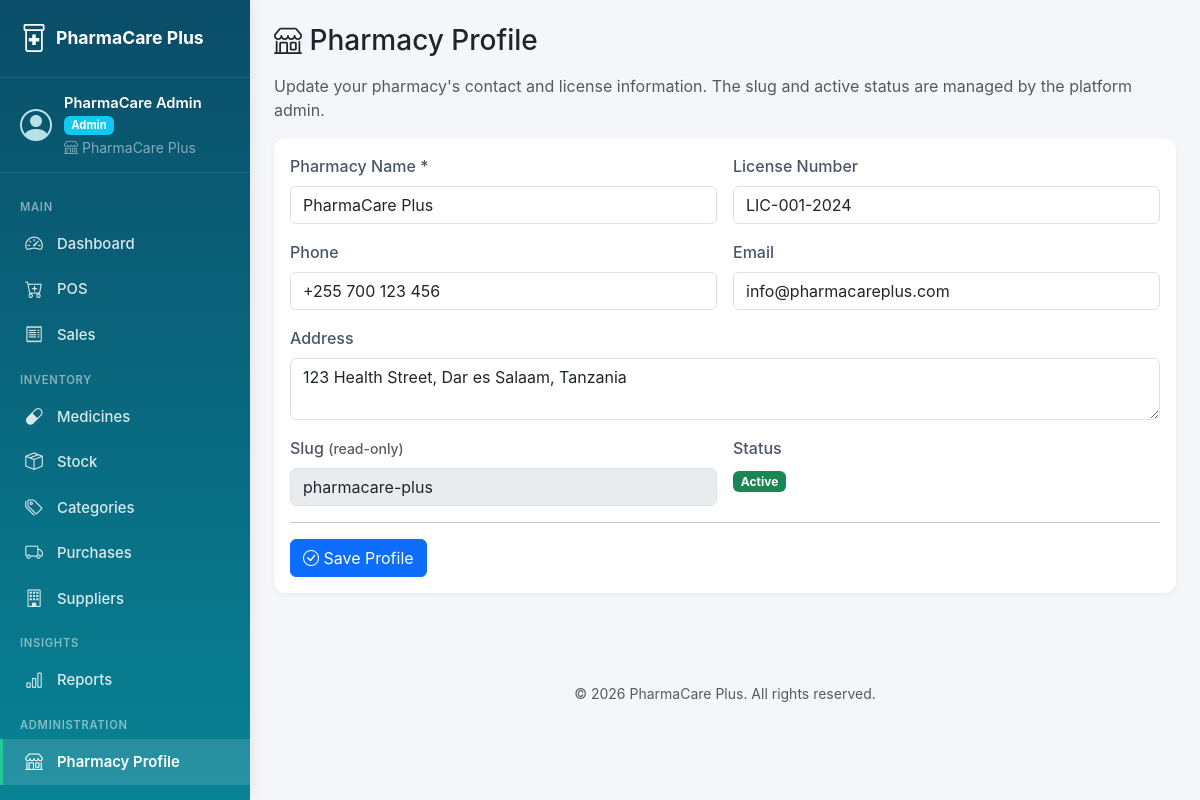
/index.php?page=pharmacies&action=profile (signed in), run on the app's committed database.
### tables this page shows
CREATE TABLE pharmacies (
    id INT AUTO_INCREMENT PRIMARY KEY,
    name VARCHAR(150) NOT NULL,
    slug VARCHAR(80) UNIQUE NOT NULL,
    license_number VARCHAR(80),
    address VARCHAR(255),
    phone VARCHAR(30),
    email VARCHAR(120),
    logo_path VARCHAR(255),
    api_key VARCHAR(64) UNIQUE,
    is_active TINYINT(1) DEFAULT 1,
    created_at TIMESTAMP DEFAULT CURRENT_TIMESTAMP,
    updated_at TIMESTAMP DEFAULT CURRENT_TIMESTAMP ON UPDATE CURRENT_TIMESTAMP
);

### controllers/PharmacyController.php (called while the page is built, shortened)
<?php
require_once __DIR__ . '/../models/Pharmacy.php';
class PharmacyController {
    private $pharmacy;
    public function __construct($db) {
        $this->pharmacy = new Pharmacy($db);
    }
    public function profile() {
        $pid = currentPharmacyId();
        $pharmacy = $this->pharmacy->find($pid);
        require __DIR__ . '/../views/pharmacies/profile.php';
    }
}

### index.php (called while the page is built, shortened)
<?php
require_once __DIR__ . '/config/config.php';
$db = (new Database())->getConnection();
$action = $_GET['action'] ?? 'index';
$controller = new $controllerName($db);
$methodMap = [
    'index'         => 'index',
    'create'        => 'create',
    'store'         => 'store',
    'edit'          => 'edit',
    'update'        => 'update',
    'delete'        => 'delete',
    'show'          => 'show',
    'invoice'       => 'invoice',
    'pos'           => 'pos',
    'sales'         => 'sales',
    'inventory'     => 'inventory',
    'expiry'        => 'expiry',
    'adjust'        => 'adjust',
    'storeAdjust'   => 'storeAdjust',
    'ajaxSearch'    => 'ajaxSearch',
    'ajaxBarcode'   => 'ajaxBarcode',
    'toggle'        => 'toggle',
    'rotateKey'     => 'rotateKey',
    'profile'           => 'profile',
    'updateProfile'     => 'updateProfile',
    'exportSalesPdf'    => 'exportSalesPdf',
    'exportInventoryPdf'=> 'exportInventoryPdf',
    'exportExpiryPdf'   => 'exportExpiryPdf',
];
$method = $methodMap[$action] ?? 'index';
$controller->$method();

### config/config.php (called while the page is built, shortened)
<?php
function url($path = '') {
    return BASE_URL . '/' . ltrim($path, '/');
}
function sanitize($value) {
    return htmlspecialchars(trim((string)$value), ENT_QUOTES, 'UTF-8');
}
function isLoggedIn() {
    return isset($_SESSION['user_id']);
}
function currentUser() {
    return [
        'id'            => $_SESSION['user_id'],
        'username'      => $_SESSION['username']      ?? '',
        'full_name'     => $_SESSION['full_name']     ?? '',
        'role'          => $_SESSION['role']          ?? '',
        'branch_id'     => $_SESSION['branch_id']     ?? null,
        'pharmacy_id'   => $_SESSION['pharmacy_id']   ?? null,
        'pharmacy_name' => $_SESSION['pharmacy_name'] ?? '',
    ];
}
function hasRole($roles) {
    return in_array($_SESSION['role'] ?? '', $roles, true);
}
function isSuperadmin() {
    return hasRole(['superadmin']);
}
function currentPharmacyId() {
    return $_SESSION['pharmacy_id'] ?? null;
}

### models/Pharmacy.php (called while the page is built, shortened)
<?php
class Pharmacy {
    private $db;
    public function __construct($db) {
        $this->db = $db;
    }
    public function find($id) {
        $stmt = $this->db->prepare("SELECT * FROM pharmacies WHERE id = ?");
        $stmt->execute([$id]);
        return $stmt->fetch();
    }
}

### views/pharmacies/profile.php (the view, shortened to what this page needs)
<?php $pageTitle = 'Pharmacy Profile'; require __DIR__ . '/../layouts/header.php'; ?>
<h3 class="mb-3"><i class="bi bi-shop"></i> Pharmacy Profile</h3>
<p class="text-muted">Update your pharmacy's contact and license information. The slug and active status are managed by the platform admin.</p>
<div class="card"><div class="card-body">
<form method="POST" action="<?= url('index.php?page=pharmacies&action=updateProfile') ?>">
    <div class="row g-3">
        <div class="col-md-6"><label class="form-label">Pharmacy Name *</label>
            <input type="text" name="name" class="form-control" required value="<?= sanitize($pharmacy['name'] ?? '') ?>">
        </div>
        <div class="col-md-6"><label class="form-label">License Number</label>
            <input type="text" name="license_number" class="form-control" value="<?= sanitize($pharmacy['license_number'] ?? '') ?>">
        </div>
        <div class="col-md-6"><label class="form-label">Phone</label>
            <input type="text" name="phone" class="form-control" value="<?= sanitize($pharmacy['phone'] ?? '') ?>">
        </div>
        <div class="col-md-6"><label class="form-label">Email</label>
            <input type="email" name="email" class="form-control" value="<?= sanitize($pharmacy['email'] ?? '') ?>">
        </div>
        <div class="col-12"><label class="form-label">Address</label>
            <textarea name="address" class="form-control" rows="2"><?= sanitize($pharmacy['address'] ?? '') ?></textarea>
        </div>
        <div class="col-md-6"><label class="form-label">Slug <small class="text-muted">(read-only)</small></label>
            <input type="text" class="form-control" disabled value="<?= sanitize($pharmacy['slug'] ?? '') ?>">
        </div>
        <div class="col-md-6"><label class="form-label">Status</label>
            <div>
                <?php if ($pharmacy['is_active']): ?>
                    <span class="badge bg-success">Active</span>
                <?php else: ?>
                    <span class="badge bg-secondary">Disabled</span>
                <?php endif; ?>
            </div>
        </div>
    </div>
    <hr>
    <button type="submit" class="btn btn-primary"><i class="bi bi-check-circle"></i> Save Profile</button>
</form>
</div></div>
<?php require __DIR__ . '/../layouts/footer.php'; ?>

### views/layouts/header.php (shortened to what this page needs)
<?php
$u = currentUser();
$currentPage = $_GET['page'] ?? 'dashboard';
$isActive = function($page) use ($currentPage) {
    if (is_array($page)) return in_array($currentPage, $page) ? 'active' : '';
    return $currentPage === $page ? 'active' : '';
};
?>
<!DOCTYPE html>
<html lang="en">
<head>
    <link href="https://cdn.jsdelivr.net/npm/bootstrap@5.3.2/dist/css/bootstrap.min.css" rel="stylesheet">
    <link href="https://cdn.jsdelivr.net/npm/bootstrap-icons@1.11.1/font/bootstrap-icons.css" rel="stylesheet">
    <link href="https://cdn.datatables.net/1.13.8/css/dataTables.bootstrap5.min.css" rel="stylesheet">
    <link href="https://cdn.datatables.net/buttons/2.4.2/css/buttons.bootstrap5.min.css" rel="stylesheet">
    <link href="<?= url('assets/css/style.css') ?>" rel="stylesheet">
</head>
<body>
<div class="app-layout">
    <aside class="app-sidebar" id="appSidebar">
        <div class="sidebar-brand">
            <a href="<?= url('index.php?page=dashboard') ?>" class="text-white text-decoration-none d-flex align-items-center">
                <i class="bi bi-prescription2 fs-3 me-2"></i>
                <span class="fw-bold"><?= APP_NAME ?></span>
            </a>
        </div>
        <div class="sidebar-user">
            <div class="user-avatar"><i class="bi bi-person-circle"></i></div>
            <div class="user-info">
                <div class="user-name"><?= sanitize($u['full_name']) ?></div>
                <div class="user-role">
                    <span class="badge bg-info"><?= sanitize(ucfirst($u['role'])) ?></span>
                </div>
                <?php if (!empty($u['pharmacy_name'])): ?>
                    <div class="user-pharmacy small text-white-50 mt-1">
                        <i class="bi bi-shop"></i> <?= sanitize($u['pharmacy_name']) ?>
                    </div>
                <?php elseif (isSuperadmin()): ?>
                    <div class="user-pharmacy small text-white-50 mt-1">
                        <i class="bi bi-globe"></i> Platform
                    </div>
                <?php endif; ?>
            </div>
        </div>
        <ul class="sidebar-nav">
            <?php if (isSuperadmin()): ?>
                <li class="nav-section-title">Platform</li>
                <li><a class="sidebar-link <?= $isActive('pharmacies') ?>" href="<?= url('index.php?page=pharmacies') ?>"><i class="bi bi-shop"></i> <span>Pharmacies</span></a></li>
            <?php else: ?>
                <li class="nav-section-title">Main</li>
                <li><a class="sidebar-link <?= $isActive('dashboard') ?>" href="<?= url('index.php?page=dashboard') ?>"><i class="bi bi-speedometer2"></i> <span>Dashboard</span></a></li>
                <li><a class="sidebar-link <?= $isActive('pos') ?>" href="<?= url('index.php?page=pos') ?>"><i class="bi bi-cart-plus"></i> <span>POS</span></a></li>
                <li><a class="sidebar-link <?= $isActive('sales') ?>" href="<?= url('index.php?page=sales') ?>"><i class="bi bi-receipt"></i> <span>Sales</span></a></li>
                <li class="nav-section-title">Inventory</li>
                <li><a class="sidebar-link <?= $isActive('medicines') ?>" href="<?= url('index.php?page=medicines') ?>"><i class="bi bi-capsule"></i> <span>Medicines</span></a></li>
                <li><a class="sidebar-link <?= $isActive('inventory') ?>" href="<?= url('index.php?page=inventory') ?>"><i class="bi bi-box-seam"></i> <span>Stock</span></a></li>
                <?php if (hasRole(['admin','pharmacist'])): ?>
                <li><a class="sidebar-link <?= $isActive('categories') ?>" href="<?= url('index.php?page=categories') ?>"><i class="bi bi-tags"></i> <span>Categories</span></a></li>
                <li><a class="sidebar-link <?= $isActive('purchases') ?>" href="<?= url('index.php?page=purchases') ?>"><i class="bi bi-truck"></i> <span>Purchases</span></a></li>
                <li><a class="sidebar-link <?= $isActive('suppliers') ?>" href="<?= url('index.php?page=suppliers') ?>"><i class="bi bi-building"></i> <span>Suppliers</span></a></li>
                <?php endif; ?>
                <li class="nav-section-title">Insights</li>
                <li><a class="sidebar-link <?= $isActive('reports') ?>" href="<?= url('index.php?page=reports') ?>"><i class="bi bi-bar-chart"></i> <span>Reports</span></a></li>
                <?php if (hasRole(['admin'])): ?>
                <li class="nav-section-title">Administration</li>
                <li><a class="sidebar-link <?= ($currentPage === 'pharmacies' && ($_GET['action'] ?? '') === 'profile') ? 'active' : '' ?>" href="<?= url('index.php?page=pharmacies&action=profile') ?>"><i class="bi bi-shop"></i> <span>Pharmacy Profile</span></a></li>
                <li><a class="sidebar-link <?= $isActive('users') ?>" href="<?= url('index.php?page=users') ?>"><i class="bi bi-people"></i> <span>Users</span></a></li>
                <?php endif; ?>
            <?php endif; ?>
        </ul>
    </aside>
    <div class="app-content">
        <main class="container-fluid py-4 px-md-4">

### assets/css/style.css (style rules this page uses)
:root { --brand-primary: #0d6efd; --brand-secondary: #198754; --brand-accent: #20c997; --brand-dark: #0a1929; }
body { background: #f4f6fa; font-family: -apple-system, BlinkMacSystemFont, 'Segoe UI', Roboto, sans-serif; }
:root { --sidebar-width: 250px; --topbar-height: 56px; }
.app-layout { display: flex; min-height: 100vh; }
.app-sidebar { width: var(--sidebar-width); flex-shrink: 0; background: linear-gradient(180deg, #0a4d68 0%, #088395 100%); color: #e8f4f8; display: flex; flex-direction: column; position: fixed; top: 0; left: 0; bottom: 0; z-index: 1030; box-shadow: 2px 0 12px rgba(0,0,0,0.08); overflow-y: auto; }
.sidebar-brand { padding: 1.1rem 1.25rem; border-bottom: 1px solid rgba(255,255,255,0.1); }
.sidebar-brand a { font-size: 1.1rem; }
.sidebar-user { display: flex; align-items: center; gap: 0.75rem; padding: 1rem 1.25rem; border-bottom: 1px solid rgba(255,255,255,0.1); }
.user-avatar { font-size: 2rem; line-height: 1; color: #b8e0e8; }
.user-info { line-height: 1.25; min-width: 0; }
.user-name { font-weight: 600; color: #fff; font-size: 0.92rem; white-space: nowrap; overflow: hidden; text-overflow: ellipsis; }
.user-role .badge { font-size: 0.7rem; }
.sidebar-nav { list-style: none; padding: 0.75rem 0; margin: 0; flex-grow: 1; }
.sidebar-nav .nav-section-title { padding: 0.85rem 1.25rem 0.35rem; font-size: 0.7rem; text-transform: uppercase; letter-spacing: 0.7px; color: rgba(255,255,255,0.5); font-weight: 600; }
.sidebar-link { display: flex; align-items: center; gap: 0.75rem; padding: 0.6rem 1.25rem; color: rgba(255,255,255,0.85); text-decoration: none; font-size: 0.93rem; font-weight: 500; border-left: 3px solid transparent; transition: 0.15s; }
.sidebar-link i { font-size: 1.1rem; width: 22px; text-align: center; }
.sidebar-link.active { background: rgba(255,255,255,0.13); color: #fff; border-left-color: #20c997; font-weight: 600; }
.app-content { flex-grow: 1; margin-left: var(--sidebar-width); min-width: 0; }
.card { border: none; border-radius: 12px; box-shadow: 0 2px 6px rgba(0,0,0,0.05); }
.form-label { font-weight: 500; color: #4a5568; }

### data on the page
pharmacies: name "PharmaCare Plus", license_number "LIC-001-2024", phone "+255 700 123 456", email "info@pharmacareplus.com", address "123 Health Street, Dar es Salaam, Tanzania", slug "pharmacare-plus"

### other printed values
APP_NAME "PharmaCare Plus"
$u['full_name'] "PharmaCare Admin"
$u['role'] "Admin"
